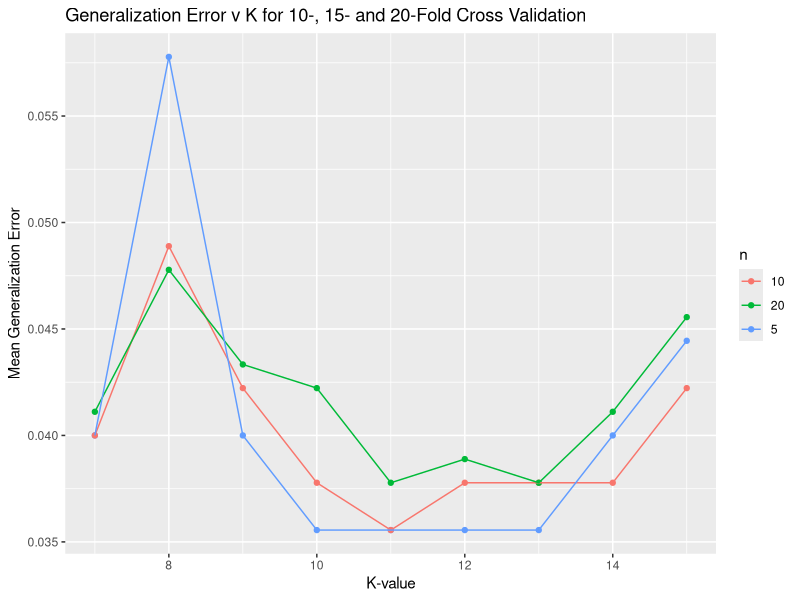

Write R code to recreate this figure.
# Load required library
library(class)
library(ggplot2)

#################################################
# FUNCTIONS
################################################

# Function to return random indices to use for training set

cv.indices <- function (train.pct, seed.val, data.set=data)
{
  set.seed(seed.val)         # initialize random seed for consistency
  # NOTE -- run for various seeds --> need for CV!
  
  N <- nrow(data.set)     # total number of records (150)
  
  train.index <- sample(1:N, train.pct * N)       # random sample of records (training set)
  return(train.index)
  
}

# function to carry out knn n-times using specified k and % of data used for training
# returns mean generalization error

knn.nfold <- function (k, n, train.pct, data.set=data, label.set=labels) 
{
  err.rates <- data.frame()
  for (x in 1:n)
  {
    train.index <- cv.indices(train.pct, x, data.set)            # function call to generate random training set indices
    test.labels <- label.set[-train.index]                       # labels for test set
    knn.fit <- knn(train = data.set[train.index,],               # training set (excludes current test fold)
                   test = data.set[-train.index,],               # test set (current fold)
                   cl = label.set[train.index],                  # true labels, excluding test fold labels
                   k = k                                         # number of NN to poll
    )
    this.err <- sum(test.labels != knn.fit) / length(test.labels)    # store gzn err
    print(table(test.labels, knn.fit))                               # print confusion matrix
    cat('\n', '    k = ', k, ', fold ', x, ' of ', n,': error rate = ', this.err,'\n\n', sep='')     # print params and fold error
    err.rates <- rbind(err.rates, this.err)     # append err to total results
  }
  names(err.rates)  <- "error"                                # name column in results object
  mean.error = mean(err.rates$error)                          # calculate mean error over all results
  cat('\n', 'KNN Classification with k = ', k, '\n')          # print params
  cat('\n', 'Mean generalization error rate using', n,'- fold cross validation = ', mean.error, '\n\n')   # print mean error
  return (mean.error)
}

#################################################
# PREPROCESSING #
#################################################

data <- iris                # create copy of iris dataframe
labels <- data$Species      # store labels
data$Species <- NULL        # remove labels from feature set (note: could
# alternatively use neg indices on column index in knn call)

#################################################
# test the k value range of interest (7-15) with 5-, 10- and 20-fold cross validation
##################################################
test.fold = data.frame()
for (n in c(5, 10, 20))
{  
  for (k in 7:15)
  {  
    result <- c(k, n, knn.nfold(k, n, 0.7))
    test.fold <- rbind(test.fold, result)
  }
}
names(test.fold) <- c("k", "n", "error")
test.fold

# create test results plot
test.fold$n <- as.character(test.fold$n)    
test.plot <- ggplot(test.fold, aes(x=k, y=error, group = n, colour = n)) + geom_point() + geom_line()
test.plot <- test.plot + ggtitle("Generalization Error v K for 10-, 15- and 20-Fold Cross Validation")
test.plot <- test.plot + ylab("Mean Generalization Error") + xlab("K-value")
# draw results plot
print(test.plot)


